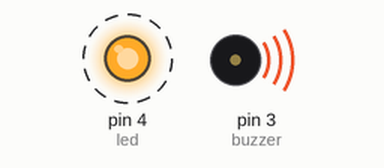
A sketch run on a simulated Arduino Uno, built with avr-gcc and run on an emulated ATmega328P. Shown: output pins drawn as LEDs (lit = HIGH), buzzer (waves = sounding, pin HIGH). Dashed ring = blinking. What the sketch prints to the serial monitor is not drawn.

Above: at 0.05 s.
Timing chart, 0 to 3.0 s (numbered marks = the images above):
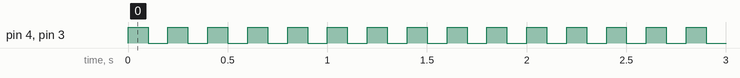

Measured:
- by itself, pin 4 (led), pin 3 (buzzer): alternates HIGH for 0.10 s and LOW for 0.10 s

The sketch:

WaterLevel.ino
```cpp
const int water_sensor = A3;
const int buzzer = 3;
const int led = 4;
const int poti = A2;

int water_level = 0;
int poti_value = 0;

void setup()
{
    pinMode(water_sensor, INPUT);
    pinMode(poti, INPUT);
    pinMode(buzzer, OUTPUT);
    pinMode(led, OUTPUT);

    Serial.begin(9600);
}

void loop()
{
    readSensors();
    if (water_level >= poti_value){
        Serial.println(1);
        soundBuzzer();
    } else {
        Serial.println(0);
    }

    delay(60000); //wait a minute
}

void readSensors(){
    water_level = analogRead(water_sensor);
    poti_value = analogRead(poti);
}

void soundBuzzer(){
    for (int i; i < 5; i++){
        digitalWrite(buzzer, HIGH);
        digitalWrite(led, HIGH);
        delay(100);
        digitalWrite(buzzer, LOW);
        digitalWrite(led, LOW);
        delay(100);
    }
}
```
